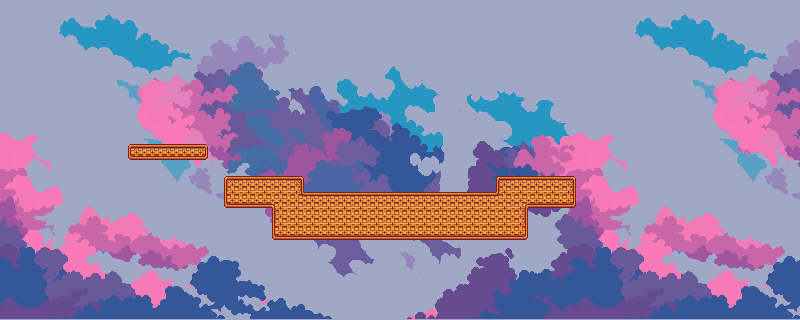

A level layout from a 2D game, rendered from its tile map. Below: a short description, then the map file with tile-grid data replaced by summaries:
An orthogonal 50x20 tile map with 16x16 px tiles, 4 tile layers (Background, Clouds, Platforms, Navigation) and 4 objects.

<map version="1.10" tiledversion="1.10.2" orientation="orthogonal" renderorder="right-down" width="50" height="20" tilewidth="16" tileheight="16" infinite="0" nextlayerid="6" nextobjectid="5">
 <tileset firstgid="1" name="platforms_level2" tilewidth="16" tileheight="16" tilecount="1548" columns="36">
  <image source="platforms_level2.png" width="576" height="689" />
 </tileset>
 <layer id="1" name="Background" width="50" height="20">
  <properties>
   <property name="Draw" type="bool" value="true" />
  </properties>
  <data>[1000 cells, 1000 non-empty, 1 distinct tile ids]</data>
 </layer>
 <layer id="2" name="Clouds" width="50" height="20" offsetx="0" offsety="15.3333">
  <properties>
   <property name="Draw" type="bool" value="true" />
  </properties>
  <data>[1000 cells, 1000 non-empty, 720 distinct tile ids]</data>
 </layer>
 <layer id="3" name="Platforms" width="50" height="20">
  <properties>
   <property name="Draw" type="bool" value="true" />
  </properties>
  <data>[1000 cells, 69 non-empty, 16 distinct tile ids]</data>
 </layer>
 <objectgroup color="#aa0000" id="4" name="Collisions_floor">
  <object id="1" x="128.25" y="146.5" width="79.25" height="1.5" />
  <object id="2" x="223.75" y="177.75" width="79.25" height="14.25" />
  <object id="3" x="496.182" y="177.273" width="79.2727" height="14.5455" />
  <object id="4" x="303.818" y="193.455" width="192.364" height="1.81818" />
 </objectgroup>
 <layer id="5" name="Navigation" width="50" height="20">
  <properties>
   <property name="Navigation" type="bool" value="true" />
  </properties>
  <data>[1000 cells, 0 non-empty, 0 distinct tile ids]</data>
 </layer>
</map>